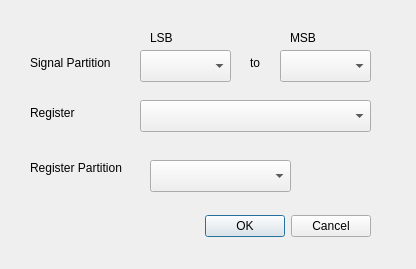
<?xml version="1.0" encoding="UTF-8"?>
<ui version="4.0">
 <class>EditSignalPartitionDialog</class>
 <widget class="QDialog" name="EditSignalPartitionDialog">
  <property name="geometry">
   <rect>
    <x>0</x>
    <y>0</y>
    <width>416</width>
    <height>269</height>
   </rect>
  </property>
  <property name="windowTitle">
   <string>New Signal Partition</string>
  </property>
  <widget class="QDialogButtonBox" name="buttonBox">
   <property name="geometry">
    <rect>
     <x>30</x>
     <y>210</y>
     <width>341</width>
     <height>32</height>
    </rect>
   </property>
   <property name="orientation">
    <enum>Qt::Horizontal</enum>
   </property>
   <property name="standardButtons">
    <set>QDialogButtonBox::Cancel|QDialogButtonBox::Ok</set>
   </property>
  </widget>
  <widget class="QLabel" name="label">
   <property name="geometry">
    <rect>
     <x>30</x>
     <y>55</y>
     <width>91</width>
     <height>16</height>
    </rect>
   </property>
   <property name="text">
    <string>Signal Partition</string>
   </property>
  </widget>
  <widget class="QLabel" name="label_lsb">
   <property name="geometry">
    <rect>
     <x>150</x>
     <y>30</y>
     <width>31</width>
     <height>16</height>
    </rect>
   </property>
   <property name="text">
    <string>LSB</string>
   </property>
  </widget>
  <widget class="QLabel" name="label_5">
   <property name="geometry">
    <rect>
     <x>30</x>
     <y>105</y>
     <width>51</width>
     <height>16</height>
    </rect>
   </property>
   <property name="text">
    <string>Register</string>
   </property>
  </widget>
  <widget class="QComboBox" name="comboBoxReg">
   <property name="geometry">
    <rect>
     <x>140</x>
     <y>100</y>
     <width>231</width>
     <height>32</height>
    </rect>
   </property>
  </widget>
  <widget class="QComboBox" name="comboBoxSigLSB">
   <property name="geometry">
    <rect>
     <x>140</x>
     <y>50</y>
     <width>91</width>
     <height>32</height>
    </rect>
   </property>
  </widget>
  <widget class="QComboBox" name="comboBoxSigMSB">
   <property name="geometry">
    <rect>
     <x>280</x>
     <y>50</y>
     <width>91</width>
     <height>32</height>
    </rect>
   </property>
  </widget>
  <widget class="QLabel" name="label_msb">
   <property name="geometry">
    <rect>
     <x>290</x>
     <y>30</y>
     <width>31</width>
     <height>16</height>
    </rect>
   </property>
   <property name="text">
    <string>MSB</string>
   </property>
  </widget>
  <widget class="QLabel" name="label_7">
   <property name="geometry">
    <rect>
     <x>250</x>
     <y>55</y>
     <width>16</width>
     <height>16</height>
    </rect>
   </property>
   <property name="text">
    <string>to</string>
   </property>
  </widget>
  <widget class="QLabel" name="label_8">
   <property name="geometry">
    <rect>
     <x>30</x>
     <y>160</y>
     <width>111</width>
     <height>16</height>
    </rect>
   </property>
   <property name="text">
    <string>Register Partition</string>
   </property>
  </widget>
  <widget class="QComboBox" name="comboBoxRegPart">
   <property name="geometry">
    <rect>
     <x>150</x>
     <y>160</y>
     <width>141</width>
     <height>32</height>
    </rect>
   </property>
  </widget>
 </widget>
 <tabstops>
  <tabstop>comboBoxReg</tabstop>
 </tabstops>
 <resources/>
 <connections>
  <connection>
   <sender>buttonBox</sender>
   <signal>rejected()</signal>
   <receiver>EditSignalPartitionDialog</receiver>
   <slot>reject()</slot>
   <hints>
    <hint type="sourcelabel">
     <x>316</x>
     <y>260</y>
    </hint>
    <hint type="destinationlabel">
     <x>286</x>
     <y>274</y>
    </hint>
   </hints>
  </connection>
  <connection>
   <sender>buttonBox</sender>
   <signal>accepted()</signal>
   <receiver>EditSignalPartitionDialog</receiver>
   <slot>accept()</slot>
   <hints>
    <hint type="sourcelabel">
     <x>200</x>
     <y>225</y>
    </hint>
    <hint type="destinationlabel">
     <x>207</x>
     <y>134</y>
    </hint>
   </hints>
  </connection>
 </connections>
</ui>
